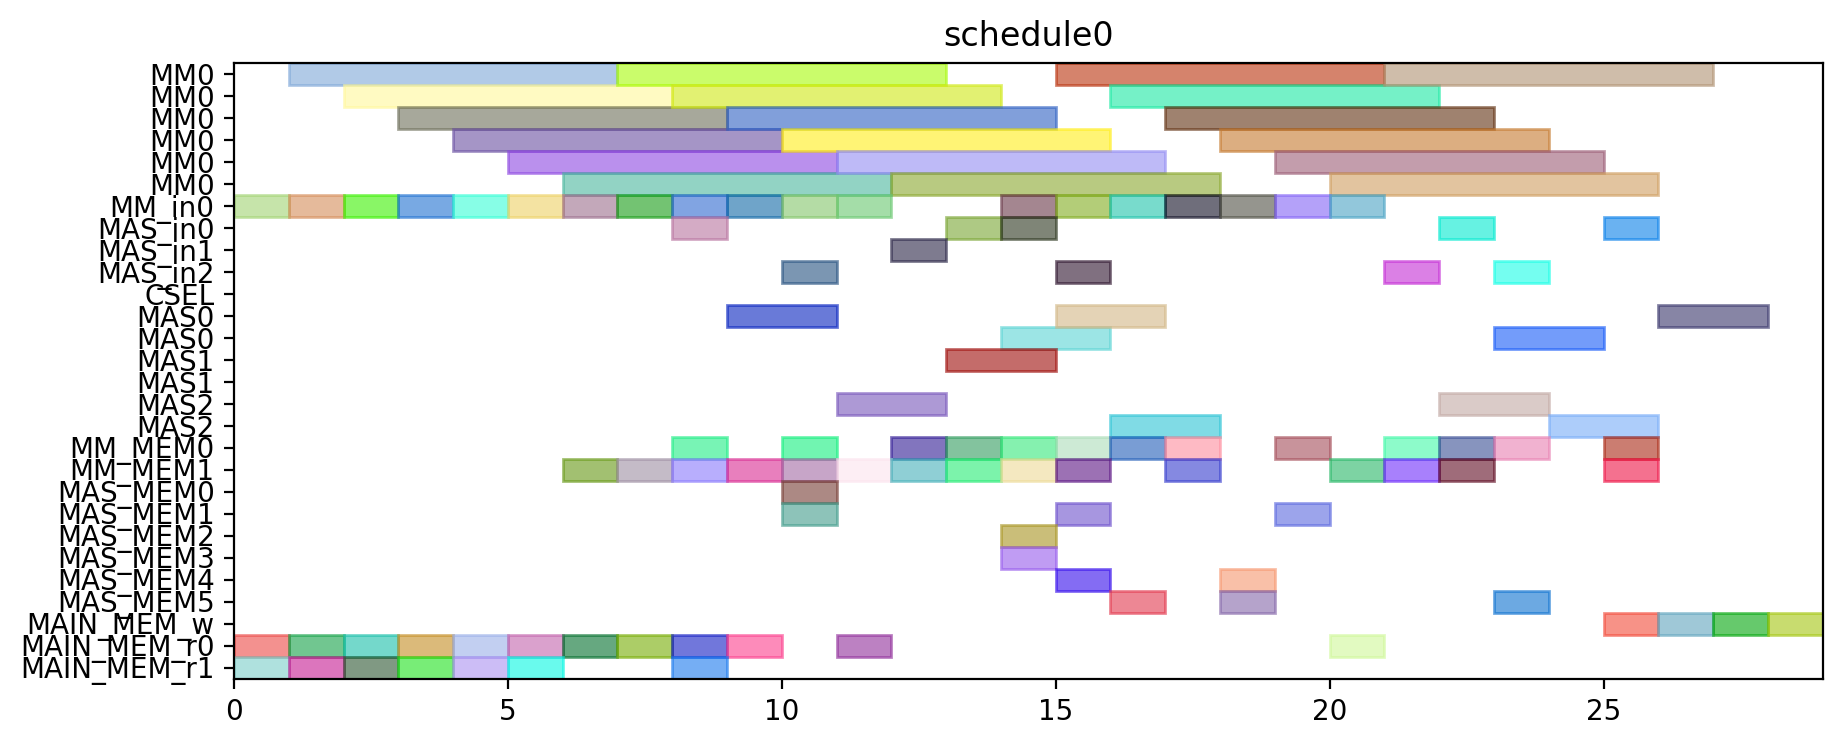

Recreate this plot in Python.
from pyschedule import Scenario, solvers, plotters, alt


def solve():
	horizon = 120
	S = Scenario("schedule0", horizon=horizon)

	# resource
	MM = S.Resources('MM', num=1, size=6)
	MM_in = S.Resources('MM_in', num=1)
	MAS_in = S.Resources('MAS_in', num=3)
	CSEL = S.Resource('CSEL')
	MAS = S.Resources('MAS', num=3, size=2, periods=range(1, horizon))
	MM_MEM = S.Resources('MM_MEM', num=2)
	MAS_MEM = S.Resources('MAS_MEM', num=6)
	MAIN_MEM_w = S.Resource('MAIN_MEM_w', size=1)
	MAIN_MEM_r = S.Resources('MAIN_MEM_r', num=2)

	# result of previous scheduling

	# new tasks
	T1 = S.Task('T1', length=6, delay_cost=1)
	T1 += alt(MM)
	T1_in = S.Task('T1_in', length=1, delay_cost=1)
	T1_in += alt(MM_in)
	S += T1_in*MM_in[0]<=T1*MM[0]
	T1_mem0 = S.Task('T1_mem0', length=1, delay_cost=1)
	T1_mem0 += MAIN_MEM_r[0]
	S += T1_mem0 <= T1

	T1_mem1 = S.Task('T1_mem1', length=1, delay_cost=1)
	T1_mem1 += MAIN_MEM_r[1]
	S += T1_mem1 <= T1

	T2 = S.Task('T2', length=6, delay_cost=1)
	T2 += alt(MM)
	T2_in = S.Task('T2_in', length=1, delay_cost=1)
	T2_in += alt(MM_in)
	S += T2_in*MM_in[0]<=T2*MM[0]
	T2_mem0 = S.Task('T2_mem0', length=1, delay_cost=1)
	T2_mem0 += MAIN_MEM_r[0]
	S += T2_mem0 <= T2

	T2_mem1 = S.Task('T2_mem1', length=1, delay_cost=1)
	T2_mem1 += MAIN_MEM_r[1]
	S += T2_mem1 <= T2

	T3 = S.Task('T3', length=6, delay_cost=1)
	T3 += alt(MM)
	T3_in = S.Task('T3_in', length=1, delay_cost=1)
	T3_in += alt(MM_in)
	S += T3_in*MM_in[0]<=T3*MM[0]
	T3_mem0 = S.Task('T3_mem0', length=1, delay_cost=1)
	T3_mem0 += MAIN_MEM_r[0]
	S += T3_mem0 <= T3

	T3_mem1 = S.Task('T3_mem1', length=1, delay_cost=1)
	T3_mem1 += MAIN_MEM_r[1]
	S += T3_mem1 <= T3

	T4 = S.Task('T4', length=6, delay_cost=1)
	T4 += alt(MM)
	T4_in = S.Task('T4_in', length=1, delay_cost=1)
	T4_in += alt(MM_in)
	S += T4_in*MM_in[0]<=T4*MM[0]
	T4_mem0 = S.Task('T4_mem0', length=1, delay_cost=1)
	T4_mem0 += MAIN_MEM_r[0]
	S += T4_mem0 <= T4

	T4_mem1 = S.Task('T4_mem1', length=1, delay_cost=1)
	T4_mem1 += MAIN_MEM_r[1]
	S += T4_mem1 <= T4

	T5 = S.Task('T5', length=6, delay_cost=1)
	T5 += alt(MM)
	T5_in = S.Task('T5_in', length=1, delay_cost=1)
	T5_in += alt(MM_in)
	S += T5_in*MM_in[0]<=T5*MM[0]
	T5_mem0 = S.Task('T5_mem0', length=1, delay_cost=1)
	T5_mem0 += MAIN_MEM_r[0]
	S += T5_mem0 <= T5

	T5_mem1 = S.Task('T5_mem1', length=1, delay_cost=1)
	T5_mem1 += MAIN_MEM_r[1]
	S += T5_mem1 <= T5

	T6 = S.Task('T6', length=6, delay_cost=1)
	T6 += alt(MM)
	T6_in = S.Task('T6_in', length=1, delay_cost=1)
	T6_in += alt(MM_in)
	S += T6_in*MM_in[0]<=T6*MM[0]
	T6_mem0 = S.Task('T6_mem0', length=1, delay_cost=1)
	T6_mem0 += MAIN_MEM_r[0]
	S += T6_mem0 <= T6

	T6_mem1 = S.Task('T6_mem1', length=1, delay_cost=1)
	T6_mem1 += MAIN_MEM_r[1]
	S += T6_mem1 <= T6

	T7 = S.Task('T7', length=6, delay_cost=1)
	T7 += alt(MM)
	T7_in = S.Task('T7_in', length=1, delay_cost=1)
	T7_in += alt(MM_in)
	S += T7_in*MM_in[0]<=T7*MM[0]
	T7_mem0 = S.Task('T7_mem0', length=1, delay_cost=1)
	T7_mem0 += MAIN_MEM_r[0]
	S += T7_mem0 <= T7

	T7_mem1 = S.Task('T7_mem1', length=1, delay_cost=1)
	T7_mem1 += MAIN_MEM_r[1]
	S += T7_mem1 <= T7

	T8 = S.Task('T8', length=6, delay_cost=1)
	T8 += alt(MM)
	T8_in = S.Task('T8_in', length=1, delay_cost=1)
	T8_in += alt(MM_in)
	S += T8_in*MM_in[0]<=T8*MM[0]
	T8_mem0 = S.Task('T8_mem0', length=1, delay_cost=1)
	T8_mem0 += MAIN_MEM_r[0]
	S += T8_mem0 <= T8

	T8_mem1 = S.Task('T8_mem1', length=1, delay_cost=1)
	T8_mem1 += alt(MM_MEM)
	S += (T1*MM[0])-1 < T8_mem1*MM_MEM[1]
	S += T8_mem1 <= T8

	T9 = S.Task('T9', length=6, delay_cost=1)
	T9 += alt(MM)
	T9_in = S.Task('T9_in', length=1, delay_cost=1)
	T9_in += alt(MM_in)
	S += T9_in*MM_in[0]<=T9*MM[0]
	T9_mem0 = S.Task('T9_mem0', length=1, delay_cost=1)
	T9_mem0 += MAIN_MEM_r[0]
	S += T9_mem0 <= T9

	T9_mem1 = S.Task('T9_mem1', length=1, delay_cost=1)
	T9_mem1 += alt(MM_MEM)
	S += (T1*MM[0])-1 < T9_mem1*MM_MEM[1]
	S += T9_mem1 <= T9

	T10 = S.Task('T10', length=6, delay_cost=1)
	T10 += alt(MM)
	T10_in = S.Task('T10_in', length=1, delay_cost=1)
	T10_in += alt(MM_in)
	S += T10_in*MM_in[0]<=T10*MM[0]
	T10_mem0 = S.Task('T10_mem0', length=1, delay_cost=1)
	T10_mem0 += MAIN_MEM_r[0]
	S += T10_mem0 <= T10

	T10_mem1 = S.Task('T10_mem1', length=1, delay_cost=1)
	T10_mem1 += alt(MM_MEM)
	S += (T3*MM[0])-1 < T10_mem1*MM_MEM[1]
	S += T10_mem1 <= T10

	T11 = S.Task('T11', length=6, delay_cost=1)
	T11 += alt(MM)
	T11_in = S.Task('T11_in', length=1, delay_cost=1)
	T11_in += alt(MM_in)
	S += T11_in*MM_in[0]<=T11*MM[0]
	T11_mem0 = S.Task('T11_mem0', length=1, delay_cost=1)
	T11_mem0 += MAIN_MEM_r[0]
	S += T11_mem0 <= T11

	T11_mem1 = S.Task('T11_mem1', length=1, delay_cost=1)
	T11_mem1 += alt(MM_MEM)
	S += (T3*MM[0])-1 < T11_mem1*MM_MEM[1]
	S += T11_mem1 <= T11

	T12 = S.Task('T12', length=2, delay_cost=1)
	T12 += alt(MAS)
	T12_in = S.Task('T12_in', length=1, delay_cost=1)
	T12_in += alt(MAS_in)
	S += T12_in*MAS_in[0]<=T12*MAS[0]

	S += T12_in*MAS_in[1]<=T12*MAS[1]

	S += T12_in*MAS_in[2]<=T12*MAS[2]

	T12_mem0 = S.Task('T12_mem0', length=1, delay_cost=1)
	T12_mem0 += alt(MM_MEM)
	S += (T4*MM[0])-1 < T12_mem0*MM_MEM[0]
	S += T12_mem0 <= T12

	T12_mem1 = S.Task('T12_mem1', length=1, delay_cost=1)
	T12_mem1 += alt(MM_MEM)
	S += (T2*MM[0])-1 < T12_mem1*MM_MEM[1]
	S += T12_mem1 <= T12

	T13 = S.Task('T13', length=2, delay_cost=1)
	T13 += alt(MAS)
	T13_in = S.Task('T13_in', length=1, delay_cost=1)
	T13_in += alt(MAS_in)
	S += T13_in*MAS_in[0]<=T13*MAS[0]

	S += T13_in*MAS_in[1]<=T13*MAS[1]

	S += T13_in*MAS_in[2]<=T13*MAS[2]

	T13_mem0 = S.Task('T13_mem0', length=1, delay_cost=1)
	T13_mem0 += alt(MM_MEM)
	S += (T4*MM[0])-1 < T13_mem0*MM_MEM[0]
	S += T13_mem0 <= T13

	T13_mem1 = S.Task('T13_mem1', length=1, delay_cost=1)
	T13_mem1 += alt(MM_MEM)
	S += (T2*MM[0])-1 < T13_mem1*MM_MEM[1]
	S += T13_mem1 <= T13

	T15 = S.Task('T15', length=2, delay_cost=1)
	T15 += alt(MAS)
	T15_in = S.Task('T15_in', length=1, delay_cost=1)
	T15_in += alt(MAS_in)
	S += T15_in*MAS_in[0]<=T15*MAS[0]

	S += T15_in*MAS_in[1]<=T15*MAS[1]

	S += T15_in*MAS_in[2]<=T15*MAS[2]

	T15_mem0 = S.Task('T15_mem0', length=1, delay_cost=1)
	T15_mem0 += alt(MM_MEM)
	S += (T7*MM[0])-1 < T15_mem0*MM_MEM[0]
	S += T15_mem0 <= T15

	T15_mem1 = S.Task('T15_mem1', length=1, delay_cost=1)
	T15_mem1 += alt(MM_MEM)
	S += (T7*MM[0])-1 < T15_mem1*MM_MEM[1]
	S += T15_mem1 <= T15

	T14 = S.Task('T14', length=6, delay_cost=1)
	T14 += alt(MM)
	T14_in = S.Task('T14_in', length=1, delay_cost=1)
	T14_in += alt(MM_in)
	S += T14_in*MM_in[0]<=T14*MM[0]
	T14_mem0 = S.Task('T14_mem0', length=1, delay_cost=1)
	T14_mem0 += alt(MAS_MEM)
	S += (T13*MAS[0])-1 < T14_mem0*MAS_MEM[0]
	S += (T13*MAS[1])-1 < T14_mem0*MAS_MEM[2]
	S += (T13*MAS[2])-1 < T14_mem0*MAS_MEM[4]
	S += T14_mem0 <= T14

	T14_mem1 = S.Task('T14_mem1', length=1, delay_cost=1)
	T14_mem1 += alt(MAS_MEM)
	S += (T13*MAS[0])-1 < T14_mem1*MAS_MEM[1]
	S += (T13*MAS[1])-1 < T14_mem1*MAS_MEM[3]
	S += (T13*MAS[2])-1 < T14_mem1*MAS_MEM[5]
	S += T14_mem1 <= T14

	T16 = S.Task('T16', length=6, delay_cost=1)
	T16 += alt(MM)
	T16_in = S.Task('T16_in', length=1, delay_cost=1)
	T16_in += alt(MM_in)
	S += T16_in*MM_in[0]<=T16*MM[0]
	T16_mem0 = S.Task('T16_mem0', length=1, delay_cost=1)
	T16_mem0 += alt(MM_MEM)
	S += (T1*MM[0])-1 < T16_mem0*MM_MEM[0]
	S += T16_mem0 <= T16

	T16_mem1 = S.Task('T16_mem1', length=1, delay_cost=1)
	T16_mem1 += alt(MM_MEM)
	S += (T8*MM[0])-1 < T16_mem1*MM_MEM[1]
	S += T16_mem1 <= T16

	T17 = S.Task('T17', length=6, delay_cost=1)
	T17 += alt(MM)
	T17_in = S.Task('T17_in', length=1, delay_cost=1)
	T17_in += alt(MM_in)
	S += T17_in*MM_in[0]<=T17*MM[0]
	T17_mem0 = S.Task('T17_mem0', length=1, delay_cost=1)
	T17_mem0 += alt(MM_MEM)
	S += (T8*MM[0])-1 < T17_mem0*MM_MEM[0]
	S += T17_mem0 <= T17

	T17_mem1 = S.Task('T17_mem1', length=1, delay_cost=1)
	T17_mem1 += alt(MAS_MEM)
	S += (T15*MAS[0])-1 < T17_mem1*MAS_MEM[1]
	S += (T15*MAS[1])-1 < T17_mem1*MAS_MEM[3]
	S += (T15*MAS[2])-1 < T17_mem1*MAS_MEM[5]
	S += T17_mem1 <= T17

	T18 = S.Task('T18', length=2, delay_cost=1)
	T18 += alt(MAS)
	T18_in = S.Task('T18_in', length=1, delay_cost=1)
	T18_in += alt(MAS_in)
	S += T18_in*MAS_in[0]<=T18*MAS[0]

	S += T18_in*MAS_in[1]<=T18*MAS[1]

	S += T18_in*MAS_in[2]<=T18*MAS[2]

	T18_mem0 = S.Task('T18_mem0', length=1, delay_cost=1)
	T18_mem0 += alt(MM_MEM)
	S += (T5*MM[0])-1 < T18_mem0*MM_MEM[0]
	S += T18_mem0 <= T18

	T18_mem1 = S.Task('T18_mem1', length=1, delay_cost=1)
	T18_mem1 += alt(MM_MEM)
	S += (T9*MM[0])-1 < T18_mem1*MM_MEM[1]
	S += T18_mem1 <= T18

	T19 = S.Task('T19', length=2, delay_cost=1)
	T19 += alt(MAS)
	T19_in = S.Task('T19_in', length=1, delay_cost=1)
	T19_in += alt(MAS_in)
	S += T19_in*MAS_in[0]<=T19*MAS[0]

	S += T19_in*MAS_in[1]<=T19*MAS[1]

	S += T19_in*MAS_in[2]<=T19*MAS[2]

	T19_mem0 = S.Task('T19_mem0', length=1, delay_cost=1)
	T19_mem0 += alt(MM_MEM)
	S += (T5*MM[0])-1 < T19_mem0*MM_MEM[0]
	S += T19_mem0 <= T19

	T19_mem1 = S.Task('T19_mem1', length=1, delay_cost=1)
	T19_mem1 += alt(MM_MEM)
	S += (T9*MM[0])-1 < T19_mem1*MM_MEM[1]
	S += T19_mem1 <= T19

	T21 = S.Task('T21', length=2, delay_cost=1)
	T21 += alt(MAS)
	T21_in = S.Task('T21_in', length=1, delay_cost=1)
	T21_in += alt(MAS_in)
	S += T21_in*MAS_in[0]<=T21*MAS[0]

	S += T21_in*MAS_in[1]<=T21*MAS[1]

	S += T21_in*MAS_in[2]<=T21*MAS[2]

	T21_mem0 = S.Task('T21_mem0', length=1, delay_cost=1)
	T21_mem0 += alt(MM_MEM)
	S += (T6*MM[0])-1 < T21_mem0*MM_MEM[0]
	S += T21_mem0 <= T21

	T21_mem1 = S.Task('T21_mem1', length=1, delay_cost=1)
	T21_mem1 += alt(MM_MEM)
	S += (T10*MM[0])-1 < T21_mem1*MM_MEM[1]
	S += T21_mem1 <= T21

	T24 = S.Task('T24', length=6, delay_cost=1)
	T24 += alt(MM)
	T24_in = S.Task('T24_in', length=1, delay_cost=1)
	T24_in += alt(MM_in)
	S += T24_in*MM_in[0]<=T24*MM[0]
	T24_mem0 = S.Task('T24_mem0', length=1, delay_cost=1)
	T24_mem0 += alt(MM_MEM)
	S += (T11*MM[0])-1 < T24_mem0*MM_MEM[0]
	S += T24_mem0 <= T24

	T24_mem1 = S.Task('T24_mem1', length=1, delay_cost=1)
	T24_mem1 += alt(MAS_MEM)
	S += (T12*MAS[0])-1 < T24_mem1*MAS_MEM[1]
	S += (T12*MAS[1])-1 < T24_mem1*MAS_MEM[3]
	S += (T12*MAS[2])-1 < T24_mem1*MAS_MEM[5]
	S += T24_mem1 <= T24

	T20 = S.Task('T20', length=6, delay_cost=1)
	T20 += alt(MM)
	T20_in = S.Task('T20_in', length=1, delay_cost=1)
	T20_in += alt(MM_in)
	S += T20_in*MM_in[0]<=T20*MM[0]
	T20_mem0 = S.Task('T20_mem0', length=1, delay_cost=1)
	T20_mem0 += alt(MAS_MEM)
	S += (T15*MAS[0])-1 < T20_mem0*MAS_MEM[0]
	S += (T15*MAS[1])-1 < T20_mem0*MAS_MEM[2]
	S += (T15*MAS[2])-1 < T20_mem0*MAS_MEM[4]
	S += T20_mem0 <= T20

	T20_mem1 = S.Task('T20_mem1', length=1, delay_cost=1)
	T20_mem1 += alt(MAS_MEM)
	S += (T18*MAS[0])-1 < T20_mem1*MAS_MEM[1]
	S += (T18*MAS[1])-1 < T20_mem1*MAS_MEM[3]
	S += (T18*MAS[2])-1 < T20_mem1*MAS_MEM[5]
	S += T20_mem1 <= T20

	T22 = S.Task('T22', length=6, delay_cost=1)
	T22 += alt(MM)
	T22_in = S.Task('T22_in', length=1, delay_cost=1)
	T22_in += alt(MM_in)
	S += T22_in*MM_in[0]<=T22*MM[0]
	T22_mem0 = S.Task('T22_mem0', length=1, delay_cost=1)
	T22_mem0 += alt(MAS_MEM)
	S += (T21*MAS[0])-1 < T22_mem0*MAS_MEM[0]
	S += (T21*MAS[1])-1 < T22_mem0*MAS_MEM[2]
	S += (T21*MAS[2])-1 < T22_mem0*MAS_MEM[4]
	S += T22_mem0 <= T22

	T22_mem1 = S.Task('T22_mem1', length=1, delay_cost=1)
	T22_mem1 += alt(MAS_MEM)
	S += (T21*MAS[0])-1 < T22_mem1*MAS_MEM[1]
	S += (T21*MAS[1])-1 < T22_mem1*MAS_MEM[3]
	S += (T21*MAS[2])-1 < T22_mem1*MAS_MEM[5]
	S += T22_mem1 <= T22

	T23 = S.Task('T23', length=6, delay_cost=1)
	T23 += alt(MM)
	T23_in = S.Task('T23_in', length=1, delay_cost=1)
	T23_in += alt(MM_in)
	S += T23_in*MM_in[0]<=T23*MM[0]
	T23_mem0 = S.Task('T23_mem0', length=1, delay_cost=1)
	T23_mem0 += alt(MAS_MEM)
	S += (T19*MAS[0])-1 < T23_mem0*MAS_MEM[0]
	S += (T19*MAS[1])-1 < T23_mem0*MAS_MEM[2]
	S += (T19*MAS[2])-1 < T23_mem0*MAS_MEM[4]
	S += T23_mem0 <= T23

	T23_mem1 = S.Task('T23_mem1', length=1, delay_cost=1)
	T23_mem1 += alt(MAS_MEM)
	S += (T19*MAS[0])-1 < T23_mem1*MAS_MEM[1]
	S += (T19*MAS[1])-1 < T23_mem1*MAS_MEM[3]
	S += (T19*MAS[2])-1 < T23_mem1*MAS_MEM[5]
	S += T23_mem1 <= T23

	Z2_new = S.Task('Z2_new', length=6, delay_cost=1)
	Z2_new += alt(MM)
	Z2_new_in = S.Task('Z2_new_in', length=1, delay_cost=1)
	Z2_new_in += alt(MM_in)
	S += Z2_new_in*MM_in[0]<=Z2_new*MM[0]
	S += 0<Z2_new

	Z2_new_w = S.Task('Z2_new_w', length=1, delay_cost=1)
	Z2_new_w += alt(MAIN_MEM_w)
	S += Z2_new <= Z2_new_w

	Z2_new_mem0 = S.Task('Z2_new_mem0', length=1, delay_cost=1)
	Z2_new_mem0 += MAIN_MEM_r[0]
	S += Z2_new_mem0 <= Z2_new

	Z2_new_mem1 = S.Task('Z2_new_mem1', length=1, delay_cost=1)
	Z2_new_mem1 += alt(MM_MEM)
	S += (T14*MM[0])-1 < Z2_new_mem1*MM_MEM[1]
	S += Z2_new_mem1 <= Z2_new

	T25 = S.Task('T25', length=2, delay_cost=1)
	T25 += alt(MAS)
	T25_in = S.Task('T25_in', length=1, delay_cost=1)
	T25_in += alt(MAS_in)
	S += T25_in*MAS_in[0]<=T25*MAS[0]

	S += T25_in*MAS_in[1]<=T25*MAS[1]

	S += T25_in*MAS_in[2]<=T25*MAS[2]

	T25_mem0 = S.Task('T25_mem0', length=1, delay_cost=1)
	T25_mem0 += alt(MM_MEM)
	S += (T20*MM[0])-1 < T25_mem0*MM_MEM[0]
	S += T25_mem0 <= T25

	T25_mem1 = S.Task('T25_mem1', length=1, delay_cost=1)
	T25_mem1 += alt(MM_MEM)
	S += (T20*MM[0])-1 < T25_mem1*MM_MEM[1]
	S += T25_mem1 <= T25

	X2_new = S.Task('X2_new', length=2, delay_cost=1)
	X2_new += alt(MAS)
	X2_new_in = S.Task('X2_new_in', length=1, delay_cost=1)
	X2_new_in += alt(MAS_in)
	S += X2_new_in*MAS_in[0]<=X2_new*MAS[0]

	S += X2_new_in*MAS_in[1]<=X2_new*MAS[1]

	S += X2_new_in*MAS_in[2]<=X2_new*MAS[2]

	S += 0<X2_new

	X2_new_w = S.Task('X2_new_w', length=1, delay_cost=1)
	X2_new_w += alt(MAIN_MEM_w)
	S += X2_new <= X2_new_w

	X2_new_mem0 = S.Task('X2_new_mem0', length=1, delay_cost=1)
	X2_new_mem0 += alt(MM_MEM)
	S += (T22*MM[0])-1 < X2_new_mem0*MM_MEM[0]
	S += X2_new_mem0 <= X2_new

	X2_new_mem1 = S.Task('X2_new_mem1', length=1, delay_cost=1)
	X2_new_mem1 += alt(MM_MEM)
	S += (T24*MM[0])-1 < X2_new_mem1*MM_MEM[1]
	S += X2_new_mem1 <= X2_new

	X1_new = S.Task('X1_new', length=2, delay_cost=1)
	X1_new += alt(MAS)
	X1_new_in = S.Task('X1_new_in', length=1, delay_cost=1)
	X1_new_in += alt(MAS_in)
	S += X1_new_in*MAS_in[0]<=X1_new*MAS[0]

	S += X1_new_in*MAS_in[1]<=X1_new*MAS[1]

	S += X1_new_in*MAS_in[2]<=X1_new*MAS[2]

	S += 0<X1_new

	X1_new_w = S.Task('X1_new_w', length=1, delay_cost=1)
	X1_new_w += alt(MAIN_MEM_w)
	S += X1_new <= X1_new_w

	X1_new_mem0 = S.Task('X1_new_mem0', length=1, delay_cost=1)
	X1_new_mem0 += alt(MM_MEM)
	S += (T23*MM[0])-1 < X1_new_mem0*MM_MEM[0]
	S += X1_new_mem0 <= X1_new

	X1_new_mem1 = S.Task('X1_new_mem1', length=1, delay_cost=1)
	X1_new_mem1 += alt(MM_MEM)
	S += (T17*MM[0])-1 < X1_new_mem1*MM_MEM[1]
	S += X1_new_mem1 <= X1_new

	Z1_new = S.Task('Z1_new', length=2, delay_cost=1)
	Z1_new += alt(MAS)
	Z1_new_in = S.Task('Z1_new_in', length=1, delay_cost=1)
	Z1_new_in += alt(MAS_in)
	S += Z1_new_in*MAS_in[0]<=Z1_new*MAS[0]

	S += Z1_new_in*MAS_in[1]<=Z1_new*MAS[1]

	S += Z1_new_in*MAS_in[2]<=Z1_new*MAS[2]

	S += 0<Z1_new

	Z1_new_w = S.Task('Z1_new_w', length=1, delay_cost=1)
	Z1_new_w += alt(MAIN_MEM_w)
	S += Z1_new <= Z1_new_w

	Z1_new_mem0 = S.Task('Z1_new_mem0', length=1, delay_cost=1)
	Z1_new_mem0 += alt(MM_MEM)
	S += (T16*MM[0])-1 < Z1_new_mem0*MM_MEM[0]
	S += Z1_new_mem0 <= Z1_new

	Z1_new_mem1 = S.Task('Z1_new_mem1', length=1, delay_cost=1)
	Z1_new_mem1 += alt(MAS_MEM)
	S += (T25*MAS[0])-1 < Z1_new_mem1*MAS_MEM[1]
	S += (T25*MAS[1])-1 < Z1_new_mem1*MAS_MEM[3]
	S += (T25*MAS[2])-1 < Z1_new_mem1*MAS_MEM[5]
	S += Z1_new_mem1 <= Z1_new

	solvers.mip.solve(S,msg=1,kind='CPLEX',ratio_gap=1.01)

	solution = [['hoge']*len(S.solution()[1]) for i in range(len(S.solution()))]
	for i in range(len(S.solution())):
		for j in range(len(S.solution()[i])):
			solution[i][j]=str(S.solution()[i][j])
	print(solution)

	cycles = int(solution[-1][3])

	pic_file_name = "/mnt/rose/usr1/fukuda/ABE/multiRAM_multiMAS_16mux/scheduling_result/stage6MM1_stage2MAS3/EP_LADDERMUL/schedule0.png"
	if(S.solution() != []):
		plotters.matplotlib.plot(S,img_filename=pic_file_name, show_task_labels=False, fig_size=(cycles*0.25+3, 4))

	return solution
